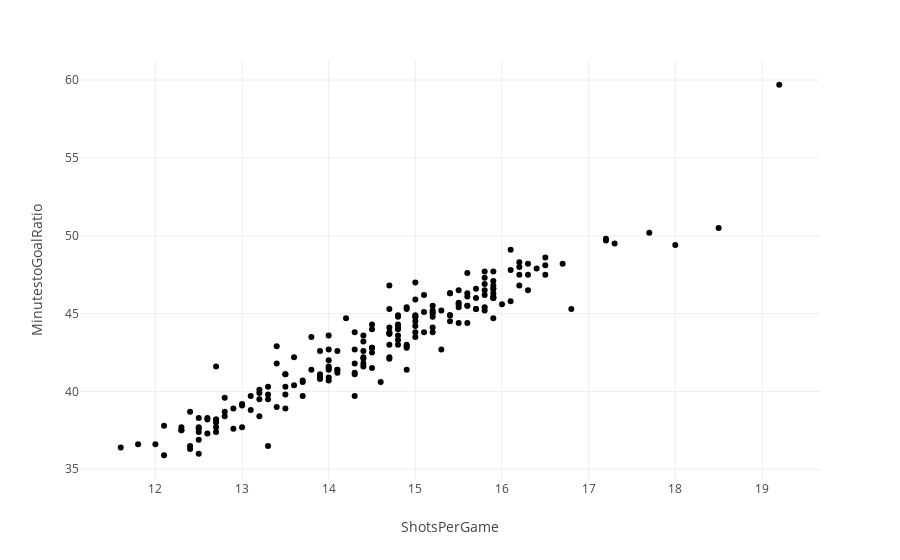

Here is the notebook cell this chart was saved with:
### Code cell
fig = px.scatter(data, x="ShotsPerGame", y="MinutestoGoalRatio") 
fig.show()

### Figure 1 — Plotly figure (JSON) as saved in the notebook; plotly's stock layout.template omitted (floating-point values rounded to 4 significant figures; data arrays with more than 128 entries replaced by an {"elided": "..."} marker saying what was removed)
{"data": [{"hovertemplate": "ShotsPerGame=%{x}<br>MinutestoGoalRatio=%{y}<extra></extra>", "legendgroup": "", "marker": {"color": "#000001", "symbol": "circle"}, "mode": "markers", "name": "", "orientation": "v", "showlegend": false, "type": "scatter", "x": {"elided": "202 float values"}, "xaxis": "x", "y": {"elided": "202 float values"}, "yaxis": "y"}], "layout": {"legend": {"tracegroupgap": 0}, "margin": {"t": 60}, "xaxis": {"anchor": "y", "domain": [0, 1], "title": {"text": "ShotsPerGame"}}, "yaxis": {"anchor": "x", "domain": [0, 1], "title": {"text": "MinutestoGoalRatio"}}}}
